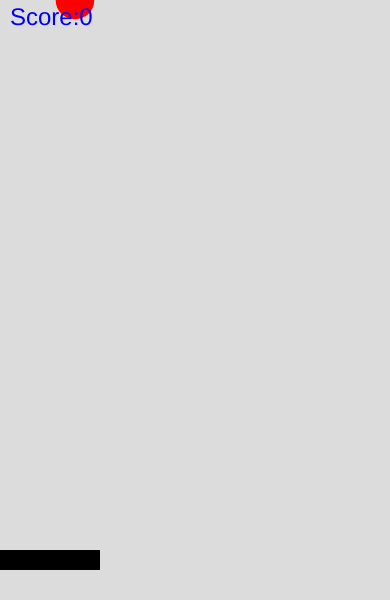
Frame 1 (no input)
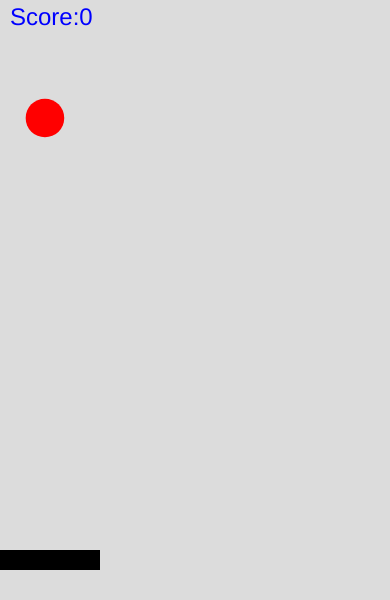
Frame 60 (no input)
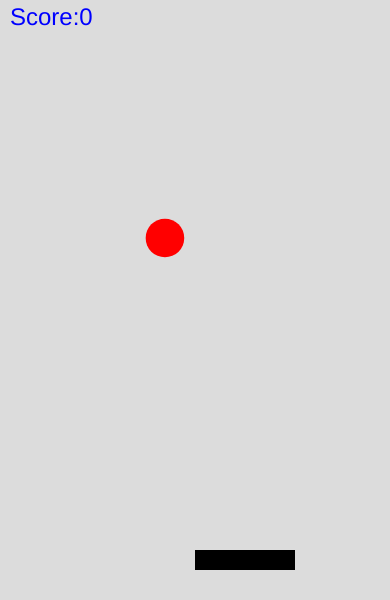
Frame 120 (the mouse pressed at the canvas centre since frame 60)

The p5.js sketch that drew these frames (run headless with seeded random() and noise() and a simulated clock; from frame 60 on, the mouse is pressed at the canvas centre):

// p5.js sketch
// ── sketch.js
let score = 0;
let balls = [];

function setup() {
  createCanvas(390, 600);
  new_ball()
}

function new_ball() {
  let b = new Ball();
  balls.push(b);
}

function draw() {
  //console.log(rotationY);

  background(220);

  // Start Paddle
  let paddleX = mouseX;
  //let paddleX = map(rotationY,-90,90,0,width);
  let paddleY = height - 50;
  let paddleW = 100;
  let paddleH = 20;

  for (let i = 0; i < balls.length; i++) {
    balls[i].move();

    if (
      balls[i].x >= paddleX &&
      balls[i].x <= paddleX + paddleW &&
      balls[i].y >= paddleY &&
      balls[i].y <= paddleY + paddleH
    ) {
      score++;
      balls[i].ydir *= -1;
      new_ball()
    }

    // End Paddle
  }

  fill(0)
  rect(paddleX, paddleY, paddleW, paddleH);

  // Score
  fill("blue");
  textSize(24);
  text("Score:" + score, 10, 25);
}

class Ball {
  constructor() {
    this.s = random(10, 50);
    this.color = random(['red','green', 'yellow']);
    this.x = random(0, 100);
    this.y = 0;
    this.xdir = random([-2,2]);
    this.ydir = random([-2,2]);
  }

  move() {
    noStroke();
    fill(this.color);
    circle(this.x, this.y, this.s);
    this.x = this.x + this.xdir;
    this.y = this.y + this.ydir;
    if (this.y + this.ydir >= height || this.y + this.ydir <= 0) {
      this.ydir = this.ydir * -1;
    }
    if (this.x + this.xdir >= width || this.x + this.xdir<= 0) {
      this.xdir = this.xdir * -1;
      // let b = new Ball();
      // bs.push(b);
    }
  }
}
